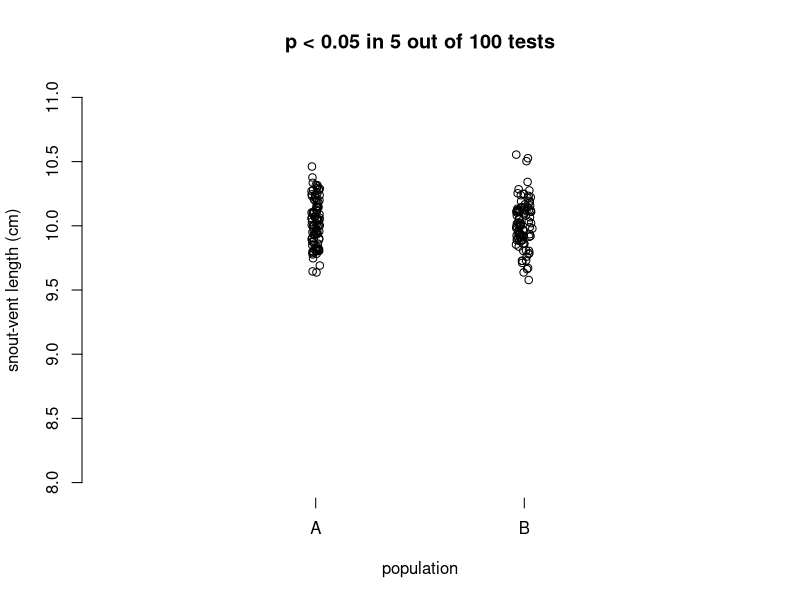

Recreate this plot in R.
# script for carrying out power analysis for the lizard experiment

nsamp = 30
meanA = 10
meanB = 10
stdev = 1
x = 0
nreps = 100

# here I am making a blank plot to add data to later
plot(1, type="n", xlim=c(0, 3), ylim=c(8, 11),
     xlab="population", ylab="snout-vent length (cm)",
     axes=FALSE
)

axis(1, at=c(1,2), labels=c("A", "B"), lwd=-1, lwd.ticks=1)
axis(2)

# setting up loop
for (i in 1:nreps) {

  # take nsamp samples from lizard populations
  lizA <- rnorm(nsamp, meanA, stdev)
  lizB <- rnorm(nsamp, meanB, stdev)

  # add sample means to plot
  points(jitter(1), mean(lizA))
  points(jitter(2), mean(lizB))

  # carry out t test, increment x if significant
  my_t <- t.test(lizA, lizB)
  if(my_t$p.value < 0.05) {x = x+1}
}

title(main=paste("p < 0.05 in", x, "out of", nreps, "tests"))
